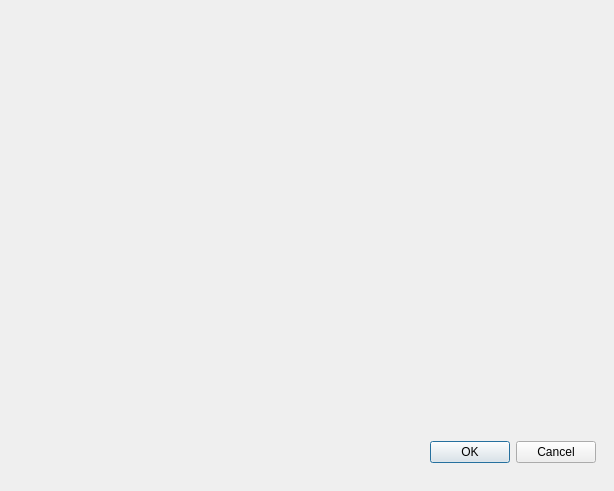
<?xml version="1.0" encoding="UTF-8"?>
<ui version="4.0">
 <class>HelpDialog</class>
 <widget class="QDialog" name="HelpDialog">
  <property name="geometry">
   <rect>
    <x>0</x>
    <y>0</y>
    <width>614</width>
    <height>491</height>
   </rect>
  </property>
  <property name="windowTitle">
   <string>Help</string>
  </property>
  <widget class="QDialogButtonBox" name="buttonBox">
   <property name="geometry">
    <rect>
     <x>430</x>
     <y>440</y>
     <width>166</width>
     <height>24</height>
    </rect>
   </property>
   <property name="orientation">
    <enum>Qt::Horizontal</enum>
   </property>
   <property name="standardButtons">
    <set>QDialogButtonBox::Cancel|QDialogButtonBox::Ok</set>
   </property>
  </widget>
 </widget>
 <resources/>
 <connections>
  <connection>
   <sender>buttonBox</sender>
   <signal>accepted()</signal>
   <receiver>HelpDialog</receiver>
   <slot>accept()</slot>
   <hints>
    <hint type="sourcelabel">
     <x>248</x>
     <y>254</y>
    </hint>
    <hint type="destinationlabel">
     <x>157</x>
     <y>274</y>
    </hint>
   </hints>
  </connection>
  <connection>
   <sender>buttonBox</sender>
   <signal>rejected()</signal>
   <receiver>HelpDialog</receiver>
   <slot>reject()</slot>
   <hints>
    <hint type="sourcelabel">
     <x>316</x>
     <y>260</y>
    </hint>
    <hint type="destinationlabel">
     <x>286</x>
     <y>274</y>
    </hint>
   </hints>
  </connection>
 </connections>
</ui>
